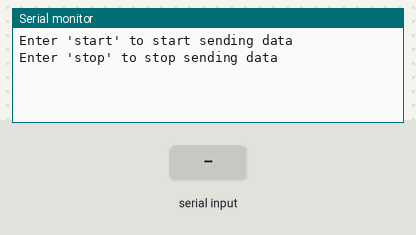
A sketch run on a simulated Arduino Uno, built with avr-gcc and run on an emulated ATmega328P. Shown: the last lines printed to the serial monitor. Inputs (shaded band) come from the test bench.

Above: at 1.2 s.
1.3 s: "start" received over Serial
At 3.9 s:
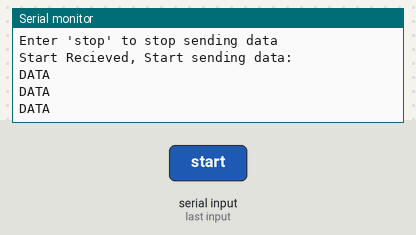
4.0 s: "end" received over Serial
At 6.0 s:
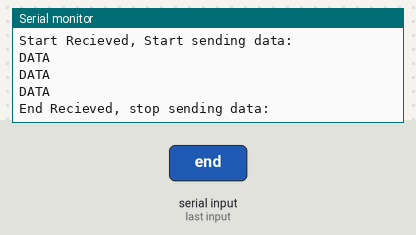

Measured:
- after the input at 1.3 s, the serial monitor: prints a new line after 1.2 s (image 1)
- after the input at 4.0 s, the serial monitor: prints a new line after 1.0 s (image 2)

The sketch:

serial_ignition.ino
```cpp
bool system_on = false;
String input = "";

void setup() {
  Serial.begin(9600);
  Serial.println("Enter 'start' to start sending data");
  Serial.println("Enter 'stop' to stop sending data");
}

void loop() {

  if (Serial.available()>0) {

    input = Serial.readString();

    if (input.indexOf("start")>=0){
      Serial.println("Start Recieved, Start sending data:");
      system_on = true;
    }
    else if (input.indexOf("end")>=0){
      Serial.println("End Recieved, stop sending data:");
      system_on = false;
    }
  }

  if (system_on==true){
    Serial.println("DATA");
  }

  delay(500);
}
```
